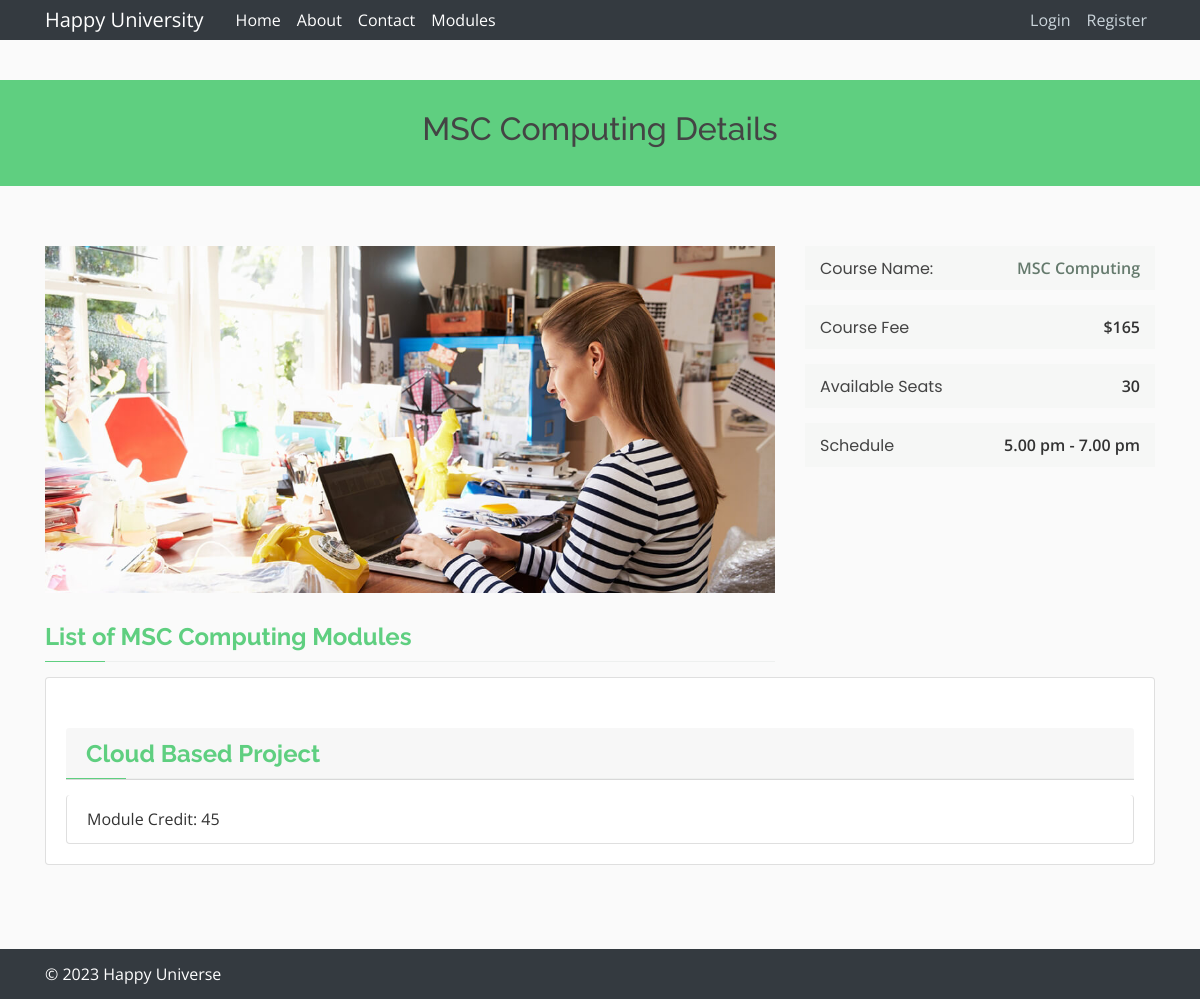
Before: /course/1/ with the older database file.
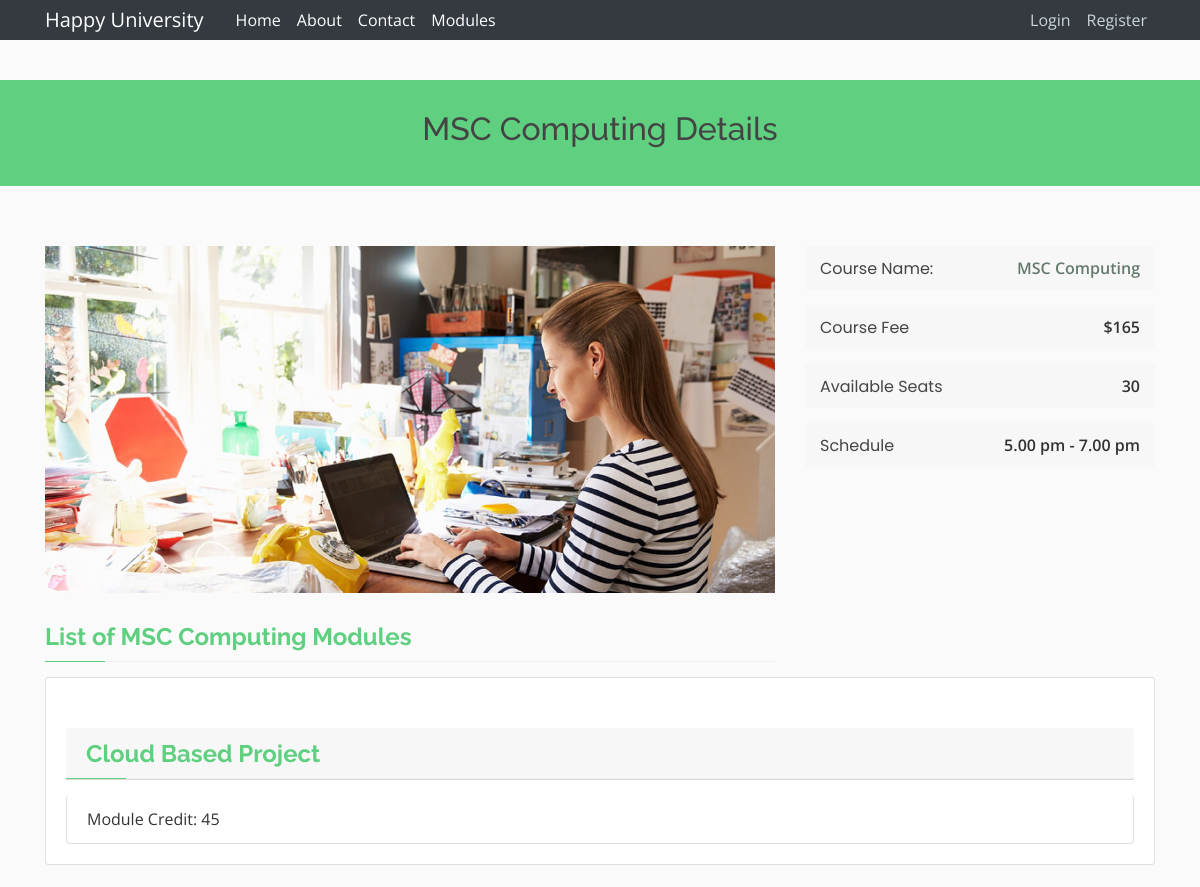
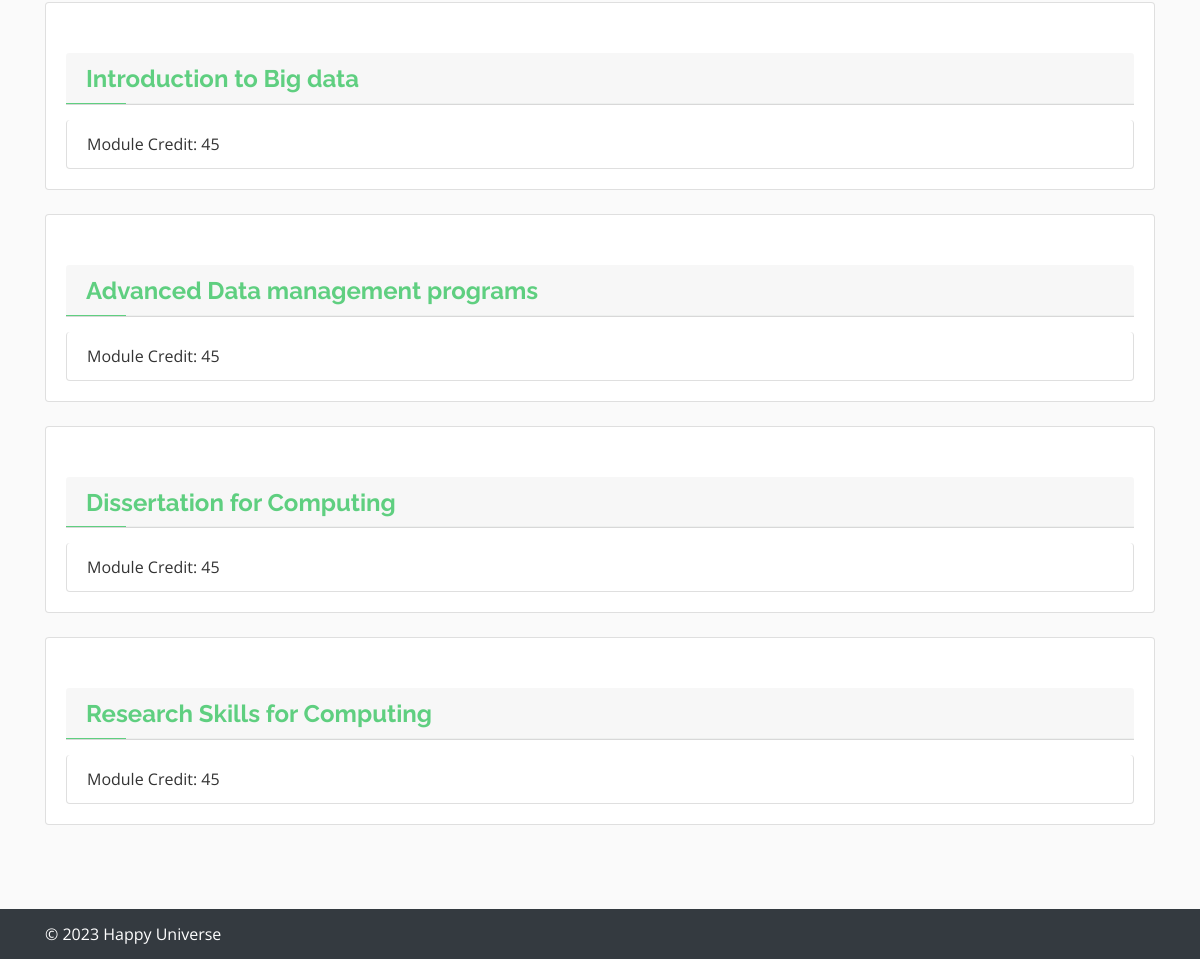
After: the same page with the newer database file (2 pictures, top to bottom).
### courseapp/models.py (models this page shows, shortened)
class Module(models.Model):
    name = models.CharField(max_length=100)
    code = models.CharField(max_length=100)
    credit = models.IntegerField()
    description = models.TextField()
    category = models.CharField(max_length=100)
    availability = models.BooleanField(default=True)
    courses = models.ManyToManyField(Group, related_name="modules")

### courseapp/views.py (the view)
# urls.py: path("course/<int:pk>/", views.course_detail, name="course_detail"),
def course_detail(request, pk):
    course = get_object_or_404(Group, pk=pk)
    modules = course.modules.all()
    context = {"course": course, "modules": modules}
    return render(request, "courseapp/course_detail.html", context)

### registrationapp/context_processor.py (called while the page is built)
def Courses(request):
    courses =Group.objects.all()
    return {"courses":courses}

### courseapp/templates/courseapp/course_detail.html
{% extends "courseapp/base.html" %}
{% load static%}
{% block content %}
<main id="main">
  <div class="breadcrumbs" data-aos="fade-in">
    <div class="container">
      <h2 class="text-">{{ course.name }} Details</h2>
    </div>
  </div>
  <section id="course-details" class="course-details">
    <div class="container" data-aos="fade-up">
      <div class="row">
        <div class="col-lg-8">
          <img src=" {% static 'img/course-details.jpg' %}" class="img-fluid" alt="">
          <h3><a href=""> List of {{ course.name }} Modules</a></h3>
        </div>
        <div class="col-lg-4">
          <div class="course-info d-flex justify-content-between align-items-center">
            <h5>Course Name:</h5>
            <p><a href="">{{ course.name }}</a></p>
          </div>
          <div class="course-info d-flex justify-content-between align-items-center">
            <h5>Course Fee</h5>
            <p>$165</p>
          </div>
          <div class="course-info d-flex justify-content-between align-items-center">
            <h5>Available Seats</h5>
            <p>30</p>
          </div>
          <div class="course-info d-flex justify-content-between align-items-center">
            <h5>Schedule</h5>
            <p>5.00 pm - 7.00 pm</p>
          </div>
        </div>
      </div>
    </div>
    <div class="container" >
      {% for module in modules %}
      <div class="card" data-aos="fade-in"
      data-aos-duration="3000">
        <div class="card-body">
          <h3 class="card-header"><a href="{% url 'courseapp:module_detail' module.code %}"> {{ module.name }} </a></h3>
          <ul class="list-group">
            <li class="list-group-item">Module Credit: {{ module.credit }}</li>
          </ul>
        </div>
      </div>
      <br>
      {% endfor %}
    </div>
  </section>
</main>
{% endblock %}

### courseapp/templates/courseapp/base.html (shortened to what this page needs)
{% load static %}
<!DOCTYPE html>
<html>
<head>
  <link rel="stylesheet" href="https://cdn.jsdelivr.net/npm/bootstrap@4.0.0/dist/css/bootstrap.min.css"
>
  <link href="https://cdn.jsdelivr.net/npm/bootstrap-icons@1.0.0/font/bootstrap-icons.css" rel="stylesheet">
  <link rel="stylesheet" type="text/css" href="{% static 'css/style.css' %}" />
  <link href="https://cdn.jsdelivr.net/npm/aos@next/dist/aos.css" rel="stylesheet">
  <link href="{% static 'vendor/bootstrap-icons/bootstrap-icons.css' %}" rel="stylesheet">
  <link href="{% static 'vendor/boxicons/css/boxicons.min.css' %}" rel="stylesheet">
  <link href="{% static 'vendor/remixicon/remixicon.css' %}" rel="stylesheet">
  <link href="{% static 'vendor/swiper/swiper-bundle.min.css' %}" rel="stylesheet">
</head>
<body>
  <header class="site-header ">
    <nav class="navbar navbar-expand-md navbar-dark bg-dark text-white fixed-top">
      <div class="container">
        <a class="navbar-brand mr-4" href="{% url 'courseapp:home' %}">Happy University</a>
        <div class="collapse navbar-collapse" id="navbarToggle">
          <div class="navbar-nav mr-auto ">
            <a class="nav-item nav-link text-white " href="{% url 'courseapp:home' %}">Home</a>
            <a class="nav-item nav-link text-white" href="{% url 'courseapp:about' %}">About</a>
            <a class="nav-item nav-link text-white" href="{% url 'courseapp:contact' %}">Contact</a>
            <a class="nav-item nav-link text-white" href="{% url 'courseapp:module_list' %}">Modules</a>
          </div>
          <div class="navbar-nav">
            {% if user.is_authenticated %}
            <a class="nav-item nav-link" href="{% url 'accounts:profile' %}">Profile</a>
            <a class="nav-item nav-link" href="{% url 'accounts:logout' %}">Logout</a>
            {% else %}
            <a class="nav-item nav-link" href="{% url 'accounts:login' %}">Login</a>
            <a class="nav-item nav-link" href="{% url 'accounts:register' %}">Register</a>
            {% endif %}
          </div>
        </div>
      </div>
    </nav>
  </header>
      {% block content %}
      {% endblock %}
  <footer class="footer bg-dark">
    <div class="container">
      <p class='text-white'>&copy; 2023 Happy Universe</p>
    </div>
  </footer>
</body>
</html>

### courseapp/static/css/style.css (style rules this page uses)
body { font-family: "Open Sans", sans-serif; color: #444444; }
a { color: #5fcf80; text-decoration: none; }
h1, h2, h3, h4, h5, h6 { font-family: "Raleway", sans-serif; }
.navbar { padding: 0; }
section { padding: 60px 0; overflow: hidden; }
.breadcrumbs { margin-top: 73px; text-align: center; background: #5fcf80; padding: 30px 0; color: #fff; }
.breadcrumbs h2 { font-size: 32px; font-weight: 500; }
.course-details h3 { font-size: 24px; margin: 30px 0 15px 0; font-weight: 700; position: relative; padding-bottom: 10px; }
.course-details h3:before { content: ""; position: absolute; display: block; width: 100%; height: 1px; background: #eef0ef; bottom: 0; left: 0; }
.course-details h3:after { content: ""; position: absolute; display: block; width: 60px; height: 1px; background: #5fcf80; bottom: 0; left: 0; }
.course-details .course-info { background: #f6f7f6; padding: 10px 15px; margin-bottom: 15px; }
.course-details .course-info h5 { font-weight: 400; font-size: 16px; margin: 0; font-family: "Poppins", sans-serif; }
.course-details .course-info p { margin: 0; font-weight: 600; }
.course-details .course-info a { color: #657a6d; }
html { position: relative; min-height: 100%; }
body { background: #fafafa; color: #333333; margin-top: 5rem; margin-bottom: 50px; }
h1, h2, h3, h4, h5, h6 { color: #444444; }
ul { margin: 0; }
.site-header .navbar-nav .nav-link { color: #cbd5db; }
.footer { position: absolute; bottom: 0; width: 100%; height: 50px; line-height: 50px; background-color: #cccccc; }

Changed rows visible on the page:
now on this page (row unchanged): Module: name "Introduction to Big data", credit "45"
now on this page (row unchanged): Module: name "Advanced Data management programs", credit "45"
added Module: name "Dissertation for Computing", credit "45"
added Module: name "Research Skills for Computing", credit "45"
